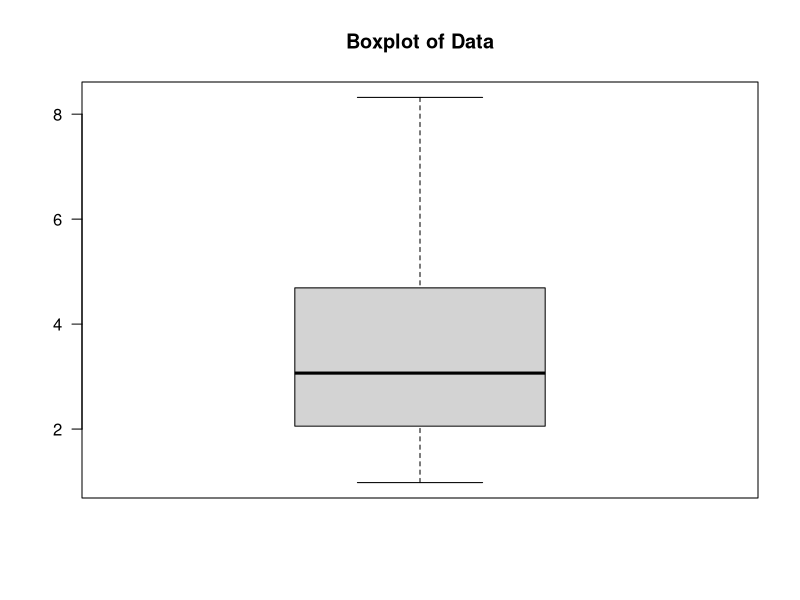
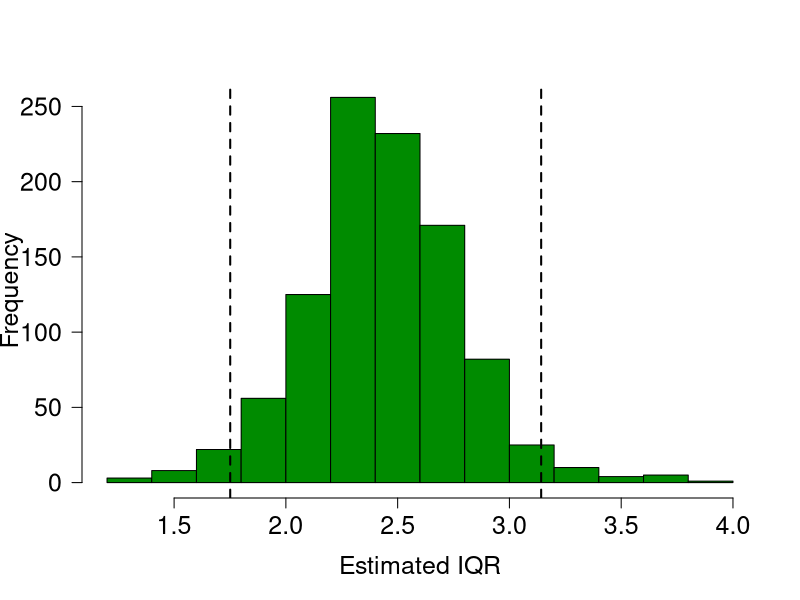

Recreate these plots in R, in order.
# Bootstrap Example 1
# Stats 506, Fall 2018
#
# Presented in class on Nov 6, 2018

## Generate some example data: ------------------------------------------------
n = 50
x = rgamma(n, shape=3, rate=1)
boxplot(x, las=1, main='Boxplot of Data')
iqr_est = unname(diff(quantile(x, c(.25, .75))))
iqr_est


## Generate some bootstrap samples: -------------------------------------------
B = 1e3  ## Number of bootstrap samples
boot_samples = sample(x, n*B, replace=TRUE)  ## Sample with replacement
dim(boot_samples) = c(n, B) ## each column is a dataset

## Compute statistic for each bootstrap sample: -------------------------------
boot_iqr = apply(boot_samples, 2, 
                 function(b) unname( diff( quantile(b, c(.25, .75) ) ) ) 
)

# Investigate result: ---------------------------------------------------------
hist(boot_iqr, las=1, col='green4', xlab='Estimated IQR', 
     cex.axis=1.5, cex.lab=1.5, main = '')

boot_q = quantile(boot_iqr, c(.025, .975))
abline(v=boot_q, lty='dashed', lwd=2)

boot_ci = sprintf('%3.1f (%3.1f, %3.1f)', iqr_est, boot_q[1], boot_q[2])
cat(boot_ci,'\n')

# A functional approach: ------------------------------------------------------
# Return a bootstrap 95% confidence interval for the
# q^th population quantile based on an iid sample.
iqr_ci = function(y, n_boot=1e3){
  m = length(y)
  mat = sample(y, n_boot*m, replace=TRUE)
  dim(mat) = c(n_boot, m)
  f = function(x) diff( quantile(x, c(.25, .75) ) )
  v = apply(mat, 1, f)
  lcb = quantile(v, 0.025)
  ucb = quantile(v, 0.975)
  return( c(lcb, ucb) )
}
# iqr_ci(x)

# Similarly here is a function for bootstrapped CI's for quantiles. 
quant_ci = function(y, q=0.5, n_boot=1000) {
  m = length(y)
  mat = sample(y, n_boot*m, replace=TRUE)
  dim(mat) = c(n_boot, m)
  f = function(x) quantile(x, q)
  v = apply(mat, 1, f)
  lcb = quantile(v, 0.025)
  ucb = quantile(v, 0.975)
  return( c(lcb, ucb) )
}
# Test the function
quant_ci(x)
